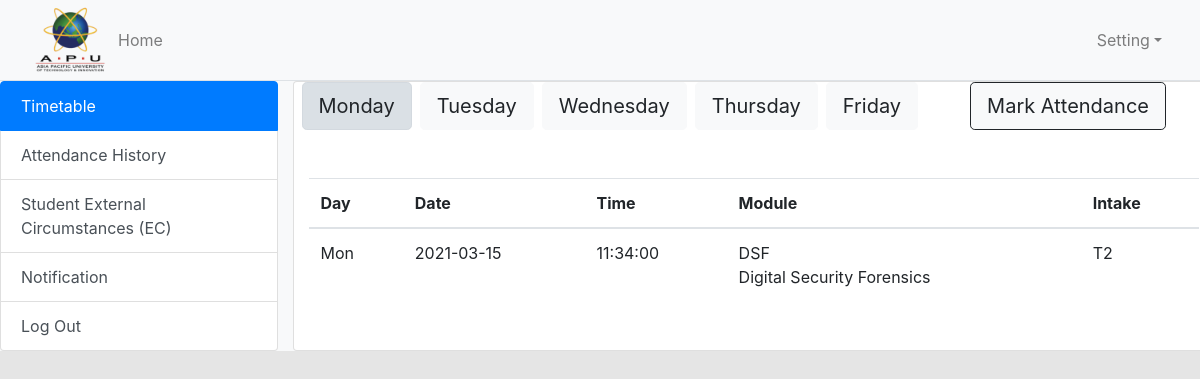
The page /lecturer/Timetable.php (signed in) on the database its author committed.
### tables this page shows
CREATE TABLE IF NOT EXISTS `timetable` (
  `time_id` int(11) NOT NULL AUTO_INCREMENT,
  `time_date` date NOT NULL,
  `time_time` time NOT NULL,
  `time_group` varchar(20) NOT NULL,
  `module_id` varchar(20) NOT NULL,
  PRIMARY KEY (`time_id`),
  KEY `timefk_module_id` (`module_id`),
  KEY `timefk_module_group` (`time_group`)
);

CREATE TABLE IF NOT EXISTS `module` (
  `module_no` int(11) NOT NULL AUTO_INCREMENT,
  `module_id` varchar(20) NOT NULL,
  `module_group` varchar(20) NOT NULL,
  `module_name` varchar(50) NOT NULL,
  `module_subject` varchar(50) NOT NULL,
  `lect_id` varchar(20) NOT NULL,
  PRIMARY KEY (`module_no`) USING BTREE,
  KEY `tfk_lect_id` (`lect_id`),
  KEY `module_group` (`module_group`),
  KEY `module_id` (`module_id`) USING BTREE
);

### lecturer/Timetable.php (the view, shortened to what this page needs)
<!doctype html>
<html>
	<head>
	</head>
	<?php require "design/lec-navbar.php"?>
	<body style="background-color: rgba(0,0,0,0.1);">
		<div class="row bg-light">
			<?php require "design/lecnavtab-timetable.php"?>
			<div class="col-md-9  card body">
				<div class="row">
					<a class="btn btn-lg btn-light ml-2 tablinks active" onclick="openTab(event, 'monday')">Monday</a>
					<a class="btn btn-lg btn-light ml-2 tablinks" onclick="openTab(event, 'tuesday')">Tuesday</a>
					<a class="btn btn-lg btn-light ml-2 tablinks" onclick="openTab(event, 'wednesday')">Wednesday</a>
				    <a class="btn btn-lg btn-light ml-2 tablinks" onclick="openTab(event, 'thursday')">Thursday</a>
					<a class="btn btn-lg btn-light ml-2 tablinks" onclick="openTab(event, 'friday')">Friday</a>
					<a class="btn btn-lg btn-light ml-auto mr-5" href="MarkAttendance.php" style="border: solid 1px;">Mark Attendance</a>
				</div>
				<br><br>
				<div id="monday" class="tabcontent">
				<table class="table">
					<thead>
						<tr>
							<th>Day</th>
							<th>Date</th>
							<th>Time</th>
							<th>Module</th>
							<th>Intake</th>
						</tr>
					</thead>
					<tbody>
						<?php
						 include('../conn.php');
						$date = date('Y-m-d 00:00:00', strtotime('monday this week'));
						$sql = "SELECT *, M.module_name
								FROM timetable T JOIN module M
								WHERE T.module_id = M.module_id
								AND T.time_group = M.module_group
								AND T.time_date = '$date'
								AND M.lect_id = '".$_SESSION['lect_id']."'
								GROUP BY T.time_id";
						$result = mysqli_query($link, $sql);
						if(mysqli_affected_rows($link)>0){
						for ($i = 0; $i < mysqli_num_rows($result); $i++){
						$row  = mysqli_fetch_assoc($result);
						$timestamp = strtotime($row['time_date']);
						$day = date('D', $timestamp);
						echo '<tr>';
						echo '<td>'.$day.'</td>';
						echo '<td>'.$row['time_date'].'</td>';
						echo '<td>'.$row['time_time'].'</td>';
						echo '<td>'.$row['module_id'].'<br>'.$row['module_name'].'</td>';
						echo '<td>'.$row['time_group'].'</td>';
						}
						}
						?>
					</tbody>
				</table>
				</div>
			</div>
		</div>
	</body>
</html>

### lecturer/design/lec-navbar.php (shortened to what this page needs)
<link rel="stylesheet" href="https://stackpath.bootstrapcdn.com/bootstrap/4.5.2/css/bootstrap.min.css">
<nav class="navbar navbar-expand-md navbar-light bg-light border-bottom" style="padding: 0 30px;">
	<img class="img-fluid" src="../lecturer/image/Logo-APU.png" style="max-height:80px;">
	<div id="navbarCollapse" class="collapse navbar-collapse">
		<ul class="nav navbar-nav mr-auto">
			<li class="nav-item">
				<a href="MainPage.php" class="nav-link">Home</a>
			</li>
		</ul>
		<ul class="nav navbar-nav ml-auto">
			<li class="nav-item dropdown">
				<a href="#" class="nav-link dropdown-toggle" data-toggle="dropdown">Setting</a>
			</li>
		</ul>
	</div>
</nav>

### lecturer/design/lecnavtab-timetable.php
<div class="col-md-3">
		<div class="list-group ">
		<a class="list-group-item list-group-item-action active" href="Timetable.php">Timetable</a>
		<a class="list-group-item list-group-item-action" href="Attendancehistory.php" >Attendance History</a>
		<a class="list-group-item list-group-item-action" href="Studentec.php">Student External Circumstances (EC)</a>
		<a class="list-group-item list-group-item-action" href="Notification.php">Notification</a>
		<a class="list-group-item list-group-item-action" href="action/logout-lec.php">Log Out</a>
		</div>
</div>

### rows shown on the page
timetable: time_date "2021-03-15", time_time "11:34:00", module.module_id "DSF", module.module_name "Digital Security Forensics", time_group "T2"
